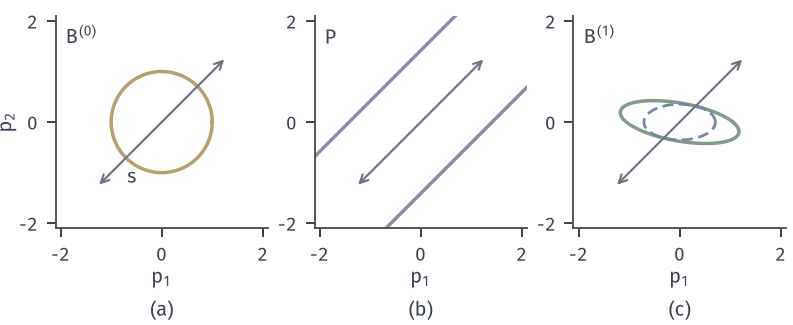

Recreate this plot in Python.
from pathlib import Path
import sys
ROOT = next(p for p in Path(__file__).resolve().parents if (p/"build.sh").is_file() and (p/"tex/book.tex").is_file())
sys.path.insert(0, str(ROOT/"figures/00-shared/mathematical-preliminaries-upper/00-shared/comprehension-figures"))
sys.path.insert(0, str(ROOT/"figures/05-optimization/02-smooth-optimization/matplotlib/qn-common"))
from support import figure, save, BLUE, GREEN, YELLOW, RED, PURPLE, INK, MUTED, GRID, BLUE_FILL, GREEN_FILL, YELLOW_FILL, RED_FILL, PURPLE_FILL
from qnlib import *
import numpy as np
HERE = Path(__file__).resolve().parent
STROKE = "#4C4D4F"

# 第一次 BFGS 更新：B0=I，s=(-1.6,-1.6)，y=(-3.2,-12.8)。依次画 p^T M p=1。
B = np.eye(2); s = np.array([-1.6, -1.6]); y = np.array([-3.2, -12.8]); A = np.diag([2., 8.])
Bs = B@s; P = B-np.outer(Bs, Bs)/float(s@Bs); B1 = P+np.outer(y, y)/float(s@y)
fig, axs = figure(width_mm=112, height_mm=46, ncols=3)
th = np.linspace(0, 2*np.pi, 400); C = np.stack([np.cos(th), np.sin(th)])
def ell(M):
    return np.linalg.solve(np.linalg.cholesky(M).T, C)
u = s/np.linalg.norm(s)
for ax in axs:
    ax.set_aspect('equal'); ax.set_xlim(-2.1, 2.1); ax.set_ylim(-2.1, 2.1); ax.set_xticks([-2, 0, 2]); ax.set_yticks([-2, 0, 2]); ax.set_xlabel('$p_1$', labelpad=1)
    ax.annotate('', xy=1.75*u, xytext=-1.75*u, arrowprops=dict(arrowstyle='<->', color=MUTED, lw=.85, shrinkA=0, shrinkB=0))
axs[0].set_ylabel('$p_2$', labelpad=1)
axs[0].plot(*ell(B), color=YELLOW, lw=1.4)
n = np.array([u[1], -u[0]])
for sgn in (1, -1):
    a = sgn*n-3*u; b = sgn*n+3*u
    axs[1].plot([a[0], b[0]], [a[1], b[1]], color=PURPLE, lw=1.4)
axs[2].plot(*ell(B1), color=GREEN, lw=1.4)
axs[2].plot(*ell(A), color=BLUE, lw=1.1, ls=(0, (4, 2)))
axs[0].text(-1.9, 1.55, '$B^{(0)}$', color=INK)
axs[2].text(-1.9, 1.55, '$B^{(1)}$', color=INK)
axs[1].text(-1.9, 1.55, '$P$', color=INK)
axs[0].text(1.25*u[0]+.2, 1.25*u[1]-.32, '$s$', color=INK)
panel(fig, .07, .99, .985, .26, .22); tags(fig, list(axs))
save(fig, HERE, 'figure', {'B0': B.tolist(), 'P': P.tolist(), 'B1': B1.tolist(), 's': s.tolist(), 'y': y.tolist()})
